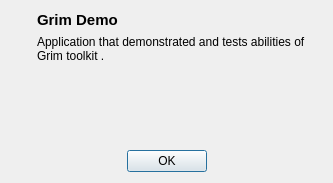
<?xml version="1.0" encoding="UTF-8"?>
<ui version="4.0">
 <class>AboutDialog</class>
 <widget class="QDialog" name="AboutDialog">
  <property name="geometry">
   <rect>
    <x>0</x>
    <y>0</y>
    <width>333</width>
    <height>183</height>
   </rect>
  </property>
  <property name="modal">
   <bool>true</bool>
  </property>
  <layout class="QVBoxLayout" name="verticalLayout_3">
   <item>
    <layout class="QHBoxLayout" name="horizontalLayout">
     <item>
      <layout class="QVBoxLayout" name="verticalLayout_2">
       <item>
        <widget class="QLabel" name="labelLogo">
         <property name="sizePolicy">
          <sizepolicy hsizetype="Fixed" vsizetype="Fixed">
           <horstretch>0</horstretch>
           <verstretch>0</verstretch>
          </sizepolicy>
         </property>
         <property name="pixmap">
          <pixmap resource="../res/res.qrc">:/icons/logo.png</pixmap>
         </property>
        </widget>
       </item>
       <item>
        <spacer name="verticalSpacer">
         <property name="orientation">
          <enum>Qt::Vertical</enum>
         </property>
         <property name="sizeHint" stdset="0">
          <size>
           <width>20</width>
           <height>40</height>
          </size>
         </property>
        </spacer>
       </item>
      </layout>
     </item>
     <item>
      <layout class="QVBoxLayout" name="verticalLayout">
       <item>
        <widget class="QLabel" name="labelCaption">
         <property name="sizePolicy">
          <sizepolicy hsizetype="MinimumExpanding" vsizetype="Preferred">
           <horstretch>0</horstretch>
           <verstretch>0</verstretch>
          </sizepolicy>
         </property>
         <property name="font">
          <font>
           <pointsize>11</pointsize>
           <weight>75</weight>
           <bold>true</bold>
          </font>
         </property>
         <property name="text">
          <string>Grim Demo</string>
         </property>
        </widget>
       </item>
       <item>
        <widget class="QLabel" name="labelBody">
         <property name="text">
          <string>Application that demonstrated and tests abilities of Grim toolkit .</string>
         </property>
         <property name="textFormat">
          <enum>Qt::RichText</enum>
         </property>
         <property name="alignment">
          <set>Qt::AlignLeading|Qt::AlignLeft|Qt::AlignTop</set>
         </property>
         <property name="wordWrap">
          <bool>true</bool>
         </property>
        </widget>
       </item>
       <item>
        <spacer name="verticalSpacer_2">
         <property name="orientation">
          <enum>Qt::Vertical</enum>
         </property>
         <property name="sizeHint" stdset="0">
          <size>
           <width>20</width>
           <height>40</height>
          </size>
         </property>
        </spacer>
       </item>
      </layout>
     </item>
    </layout>
   </item>
   <item>
    <widget class="QDialogButtonBox" name="buttonBox">
     <property name="orientation">
      <enum>Qt::Horizontal</enum>
     </property>
     <property name="standardButtons">
      <set>QDialogButtonBox::Ok</set>
     </property>
     <property name="centerButtons">
      <bool>true</bool>
     </property>
    </widget>
   </item>
  </layout>
 </widget>
 <resources>
  <include location="../res/res.qrc"/>
 </resources>
 <connections>
  <connection>
   <sender>buttonBox</sender>
   <signal>accepted()</signal>
   <receiver>AboutDialog</receiver>
   <slot>accept()</slot>
   <hints>
    <hint type="sourcelabel">
     <x>248</x>
     <y>254</y>
    </hint>
    <hint type="destinationlabel">
     <x>157</x>
     <y>274</y>
    </hint>
   </hints>
  </connection>
  <connection>
   <sender>buttonBox</sender>
   <signal>rejected()</signal>
   <receiver>AboutDialog</receiver>
   <slot>reject()</slot>
   <hints>
    <hint type="sourcelabel">
     <x>316</x>
     <y>260</y>
    </hint>
    <hint type="destinationlabel">
     <x>286</x>
     <y>274</y>
    </hint>
   </hints>
  </connection>
 </connections>
</ui>
